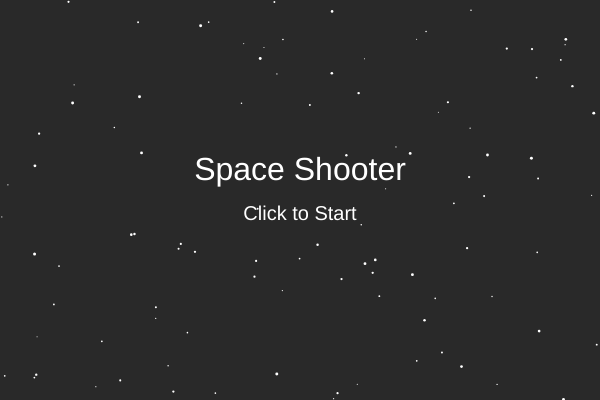
Frame 1 (no input)
Frame 60 (no input): identical to frame 1, image omitted
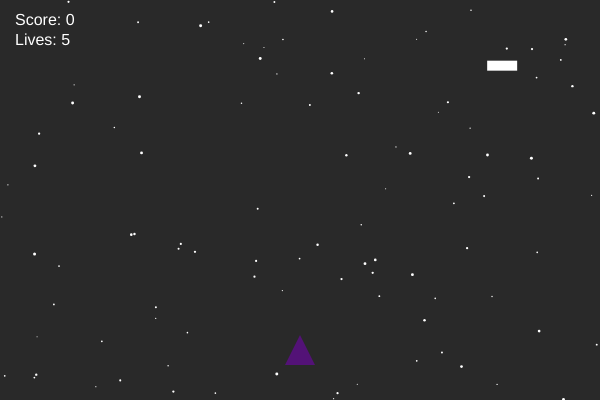
Frame 120 (the mouse pressed at the canvas centre since frame 60)

The p5.js sketch that drew these frames (run headless with seeded random() and noise() and a simulated clock; from frame 60 on, the mouse is pressed at the canvas centre):

// p5.js sketch
// ── sketch.js
let bullets = [];
let enemies = [];
let stars = [];
let score = 0;
let lives = 5;
let gameOver = false;
let gameWon = false;
let playerColor;
let gameStarted = false;

function setup() {
  createCanvas(600, 400);
  resetGame();

  // Initialize stars
  for (let i = 0; i < 100; i++) {
    let star = {
      x: random(width),
      y: random(height),
      size: random(1, 3)
    };
    stars.push(star);
  }
}

function draw() {
  background(41); // Dark background theme for space

  // Draw stars that will go along with the dark theme of space
  for (let star of stars) {
    fill(255);
    noStroke();
    ellipse(star.x, star.y, star.size, star.size);
  }

  rectMode(CENTER);

  if (!gameStarted) {
    displayTitleScreen();
    return;
  }

  if (gameOver) {
    displayGameOver();
    return;
  }

  if (gameWon) {
    displayGameWon();
    return;
  }

  // Draw the player
  fill(playerColor);
  drawTriangle(mouseX, height - 50, 15);

  // Update and draw bullets
  for (let bullet of bullets) {
    bullet.y -= 10;
    fill(bullet.color);
    drawTriangle(bullet.x, bullet.y, 9);
  }

  // Update and draw enemies
  for (let enemy of enemies) {
    enemy.y += 2;
    fill(255);
    rect(enemy.x, enemy.y, 30, 10);
    if (enemy.y > height) {
      lives -= 1;
      if (lives <= 0) {
        gameOver = true;
      }
      enemy.y = random(-800, 0);
      enemy.x = random(0, width);
    }
  }

  // Deal with collisions
  for (let enemy of enemies) {
    for (let bullet of bullets) {
      if (dist(enemy.x, enemy.y, bullet.x, bullet.y) < 15) {
        enemies.splice(enemies.indexOf(enemy), 1);
        bullets.splice(bullets.indexOf(bullet), 1);
        let newEnemy = {
          x: random(0, width),
          y: random(-800, 0),
        };
        enemies.push(newEnemy);
        score += 1;
        if (score >= 50) {// sets the score that is needed to win in this case its 50
          gameWon = true;
        }
      }
    }
  }

  // Display score and lives
  fill(255);
  textAlign(LEFT);
  textSize(16);
  text("Score: " + score, 15, 25);
  text("Lives: " + lives, 15, 45);
}

function mousePressed() {
  if (!gameStarted) {
    gameStarted = true;
    return;
  }

  if (gameOver || gameWon) {
    resetGame();
    return;
  }

  // Spawn a bullet 
  let bullet = {
    x: mouseX,
    y: height - 50,
    color: color(random(255), random(255), random(255)) // random color
  };
  bullets.push(bullet);

  // Change player color to random
  playerColor = color(random(255), random(255), random(255));
}

function drawTriangle(x, y, size) {
  triangle(x, y - size, x - size, y + size, x + size, y + size);
}

function resetGame() {
  score = 0;
  lives = 5;
  gameOver = false;
  gameWon = false;
  bullets = [];
  enemies = [];

  // Spawn enemies
  for (let i = 0; i < 10; i++) {
    let enemy = {
      x: random(0, width),
      y: random(-800, 0),
    };
    enemies.push(enemy);
  }

  // Set initial player color
  playerColor = color(random(255), random(255), random(255));
}
// added a Title Screen 
function displayTitleScreen() {
  fill(255);
  textAlign(CENTER);
  textSize(32);
  text("Space Shooter", width / 2, height / 2 - 20);
  textSize(20);
  text("Click to Start", width / 2, height / 2 + 20);
}
//added a display that will pop up when you lost all your lives
function displayGameOver() {
  fill(255, 0, 0);
  textAlign(CENTER);
  textSize(32);
  text("You have died!", width / 2, height / 2 - 20);
  textSize(20);
  text("Click to Restart", width / 2, height / 2 + 20);
}
// added a display screen that pops up when you reach 50 points and won
function displayGameWon() {
  fill(0, 255, 0);
  textAlign(CENTER);
  textSize(32);
  text("Congratulations You Won!", width / 2, height / 2 - 20);
  textSize(20);
  text("Click to Restart", width / 2, height / 2 + 20);
}
